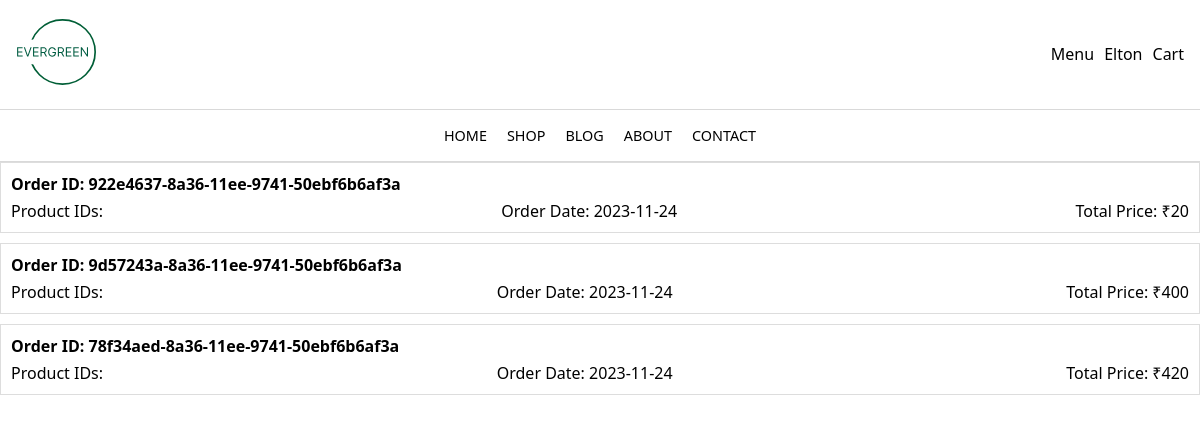
Screenshot of /Orders/orders.php (signed in) with the database file from the repository.
### tables this page shows
CREATE TABLE `orders` (
  `order_id` char(36) NOT NULL,
  `customer_id` char(36) NOT NULL,
  `order_date` date NOT NULL,
  `order_price` varchar(255) DEFAULT NULL,
  `pid` int(11) DEFAULT NULL
);

### Orders/orders.php (the view, shortened to what this page needs)
<!DOCTYPE html>
<html>
<head>
    <link rel="stylesheet" href="../global.css">
</head>
<body>
<?php
require '../Components/navbar.php';
$host = 'localhost';
$dbname = 'evergreen';
$user = 'root';
$password = '';
$conn = new mysqli($host, $user, $password, $dbname);
if (isset($_SESSION['current_uuid'])) {
    $userId = $_SESSION['current_uuid'];
    $sqlRetrieveOrders = "SELECT * FROM orders WHERE customer_id = '$userId' ORDER BY order_price";
    $resultRetrieveOrders = $conn->query($sqlRetrieveOrders);
?>
<div class="order_container">
<?php
    if ($resultRetrieveOrders->num_rows > 0) {
        while ($row = $resultRetrieveOrders->fetch_assoc()) {
            ?>
            <div class="order-container">
                <div class="order-header">Order ID: <?php echo $row['order_id']; ?></div>
                <div class="order-details">
                    <div>Product IDs: <?php echo implode(', ', json_decode($row['pid'])); ?></div>
                    <div>Order Date: <?php echo $row['order_date']; ?></div>
                    <div>Total Price: ₹<?php echo $row['order_price']; ?></div>
                </div>
            </div>
            <?php
        }
    } else {
        echo '<p>No orders found.</p>';
    }
} else {
    echo 'User not logged in.';
}
?>
</div>
</body>
</html>

### global.css (style rules this page uses)
* { box-sizing: border-box; }
body { margin: 0px; font-family: system-ui, -apple-system, BlinkMacSystemFont, 'Segoe UI', Roboto, Oxygen, Ubuntu, Cantarell, 'Open Sans', 'Helvetica Neue', sans-serif; }
.order_container { overflow: scroll; height: 80vh; overflow-x: hidden; }

### Orders/orders.php (style rules this page uses)
.order-container { border: 1px solid #ddd; padding: 10px; margin-bottom: 10px; }
.order-header { font-weight: bold; margin-bottom: 5px; }
.order-details { display: flex; justify-content: space-between; }

### rows the page displays
orders: order_id "922e4637-8a36-11ee-9741-50ebf6b6af3a", order_date "2023-11-24", order_price "20"
orders: order_id "9d57243a-8a36-11ee-9741-50ebf6b6af3a", order_date "2023-11-24", order_price "400"
orders: order_id "78f34aed-8a36-11ee-9741-50ebf6b6af3a", order_date "2023-11-24", order_price "420"

### other values shown
$_SESSION["current_firstname"] "Elton"
